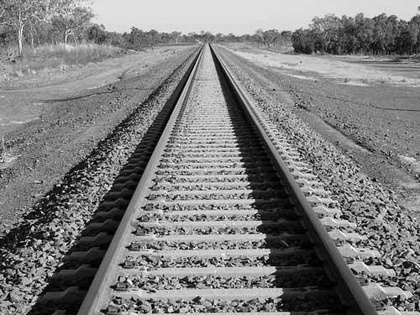
%> input picture edge/railway.jpg, 420 x 315 px, shrunk from 500 x 375 before the run
$ octave demo.m   (GNU Octave 9; MATLAB toolbox functions it lacks are replaced by stand-ins)
%> lines starting %> are read from the running program, lines starting %| are printed output that depends on the picture; in (x1, y1, x2, y2) boxes, pixels count from 0 and x2, y2 are one past the last pixel; in counts of white or black regions, pixels touching at a corner belong together; the program's own positions count from 1
img = imread('railway.jpg');
%> img is the input picture: size 315x420 uint8; min 0, max 255, mean 125.7
%greyim = img; %rgb2gray(img);
figure(1);
imshow(img);


g  = fspecial('gaussian',[7, 7], 1);

greyim = conv2(img, g, 'same');
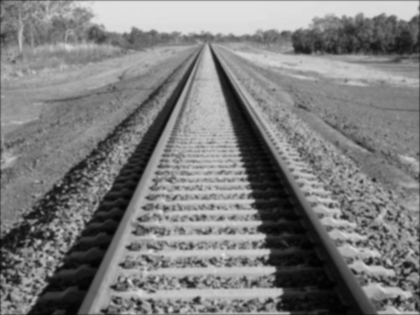
%> greyim: size 315x420 double; min 0.856, max 226.6, mean 125.2


odd = [255, 255, 255, 255, 255, 255, 255, 255, 255, 255, 0 , 0 , 0 , 0, 0, 0 , 0 , 0 , 0, 0, 255, 255, 255, 255, 255, 255, 255, 255, 255, 255, 0, 0, 0, 0, 0, 0 , 0 , 0 , 0, 0, 255, 255, 255, 255, 255, 255, 255, 255, 255, 255];
even = [0 , 0 , 0, 0, 0, 0 , 0 , 0 , 0, 0 , 255, 255, 255, 255, 255, 255, 255, 255, 255, 255, 0, 0, 0, 0, 0, 0 , 0 , 0 , 0, 0, 255, 255, 255, 255, 255, 255, 255, 255, 255, 255, 0, 0, 0, 0, 0, 0 , 0 , 0 , 0, 0];

greyim1 = [odd;
                 odd;
                 odd;
                 odd;
                 odd;
                 odd;
                 odd;
                 odd;
                 odd;
                 odd;
                 even;
                 even;
                 even;
                 even;
                 even;
                 even;
                 even;
                 even;
                 even;
                 even;
                 odd;
                 odd;
                 odd;
                 odd;
                 odd;
                 odd;
                 odd;
                 odd;
                 odd;
                 odd;
                 even;
                 even;
                 even;
                 even;
                 even;
                 even;
                 even;
                 even;
                 even;
                 even;
                 odd;
                 odd;
                 odd;
                 odd;
                 odd;
                 odd;
                 odd;
                 odd;
                 odd;
                 odd];

%greyim = 255 * imread('chessboard.gif');

figure(2);
imshow(greyim);
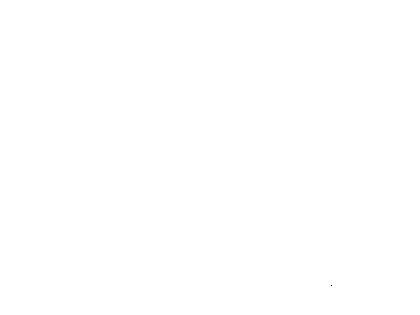
%> displayed picture: size 315x420, on the screen's scale of 0 to 255; values 218 (black) and 255 (white), 100% white; black in thin lines or dots, all inside (x1, y1, x2, y2) = (331, 285, 332, 286)

[rows, cols] = size(greyim);
%> rows = 315; cols = 420
horEdges = zeros(rows, cols-1);
template = [1 ; -1];

%disp(template(1));
%disp(template(2));

% looping on the image
for i = 1: rows
    for j = 1 : cols-1
        % apply the template
        horEdges(i,j) = abs(greyim(i,j) * template(1) + greyim(i, j+1) * template(2));
    end
end
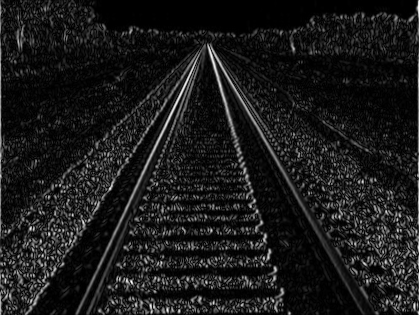
%> horEdges: size 315x419 double; min 0, max 60.58, mean 6.3; drawn with min black and max white

figure(3);
imshow(horEdges);
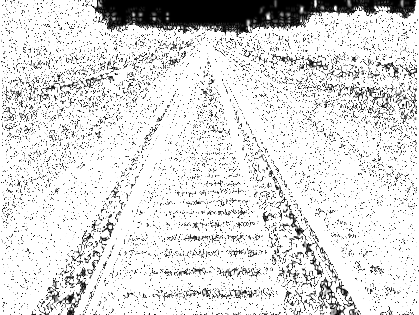
%> displayed picture: size 315x419, on the screen's scale of 0 to 255; min 0, max 255, mean 220.1
